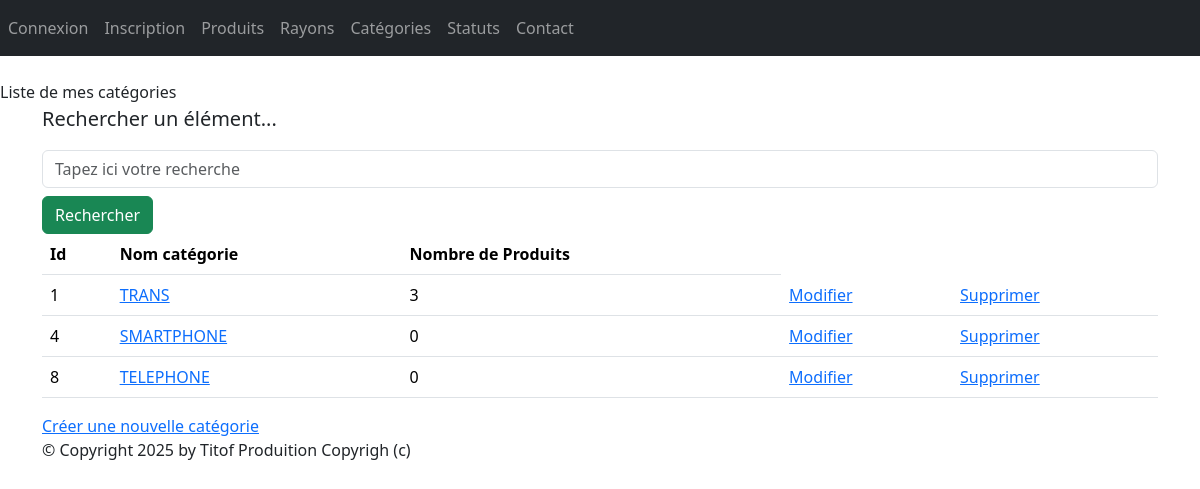
/monApp/categories/, run on an earlier commit of the app's database.
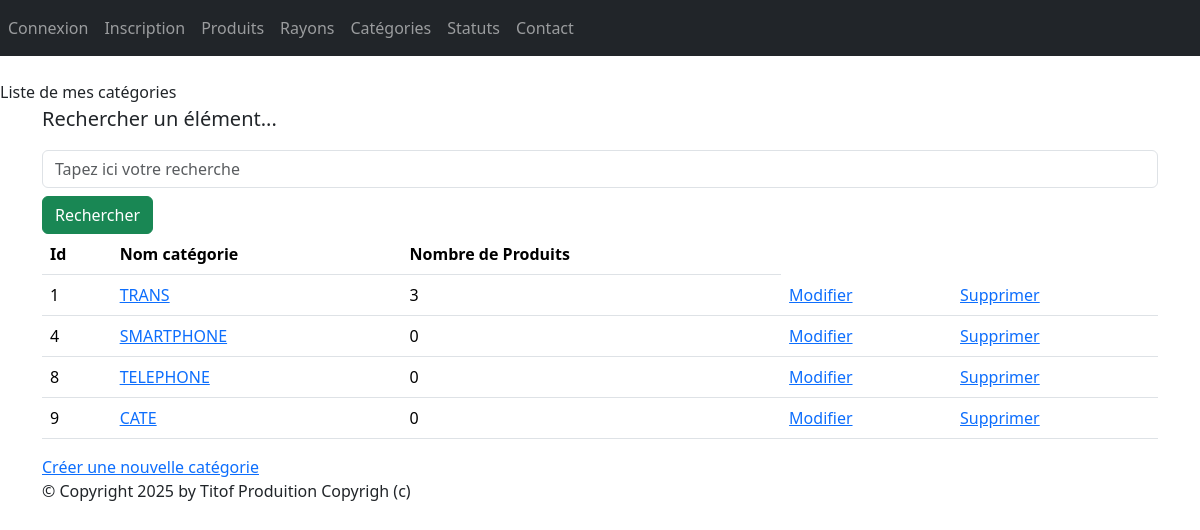
And on a later commit of the database.
### monApp/models.py (models this page shows, shortened)
class Categorie(models.Model):
    idCat = models.AutoField(primary_key=True)
    nomCat = models.CharField(max_length=100)

### monApp/views.py (the view, shortened to what this page needs)
# urls.py: path("categories/", CategorieListView.as_view(), name="categories"),
class CategorieListView(ListView):
    model = Categorie
    template_name = "monApp/list_categories.html"
    context_object_name = "cats"
    def get_queryset(self):
        query = self.request.GET.get('search')
        if query:
            return Categorie.objects.filter(nomCat__icontains=query).annotate(nb_produits=Count('produits'))
        return Categorie.objects.annotate(nb_produits=Count('produits'))
    def get_context_data(self, **kwargs):
        context = super(CategorieListView, self).get_context_data(**kwargs)
        context['titremenu'] = "Liste de mes catégories"
        return context

### monApp/templates/monApp/list_categories.html
{% extends 'monApp/base.html' %}
{% block menu %}
{{titremenu}}
{% endblock %}
{% block contenu %}
<p class="lead mb-3 ml-0">Rechercher un élément...</p>
<form method="GET" action="">
<input class="form-control" type="text" name="search" placeholder="Tapez ici votre recherche"
value="{{ request.GET.search }}">
<button type="submit" class="btn btn-success mt-2">Rechercher</button>
</form>
<table class="table">
    <thead>
        <th>Id</th>
        <th>Nom catégorie</th>
        <th>Nombre de Produits</th>
    </thead>
    <tbody>
        {% for cat in cats %}
        <tr>
            <td>{{ cat.idCat }} </td>
            <td><a href="{% url 'dtl_cat' cat.idCat %}">{{ cat.nomCat | upper }}</a></td>
            <td>{{ cat.nb_produits }} </td>
            <td><a href="{% url 'cat-chng' cat.idCat %}">Modifier</a></td>
            <td><a href="{% url 'cat-del' cat.idCat %}">Supprimer</a></td>
        </tr>
        {% endfor %}
    </tbody>
</table>
<a href="{% url 'crt-cat' %}">Créer une nouvelle catégorie</a>
{% endblock %}

What changed in the data, as far as the page shows it:
added Categorie: idCat "9", nomCat "CATE", nb_produits "0"
